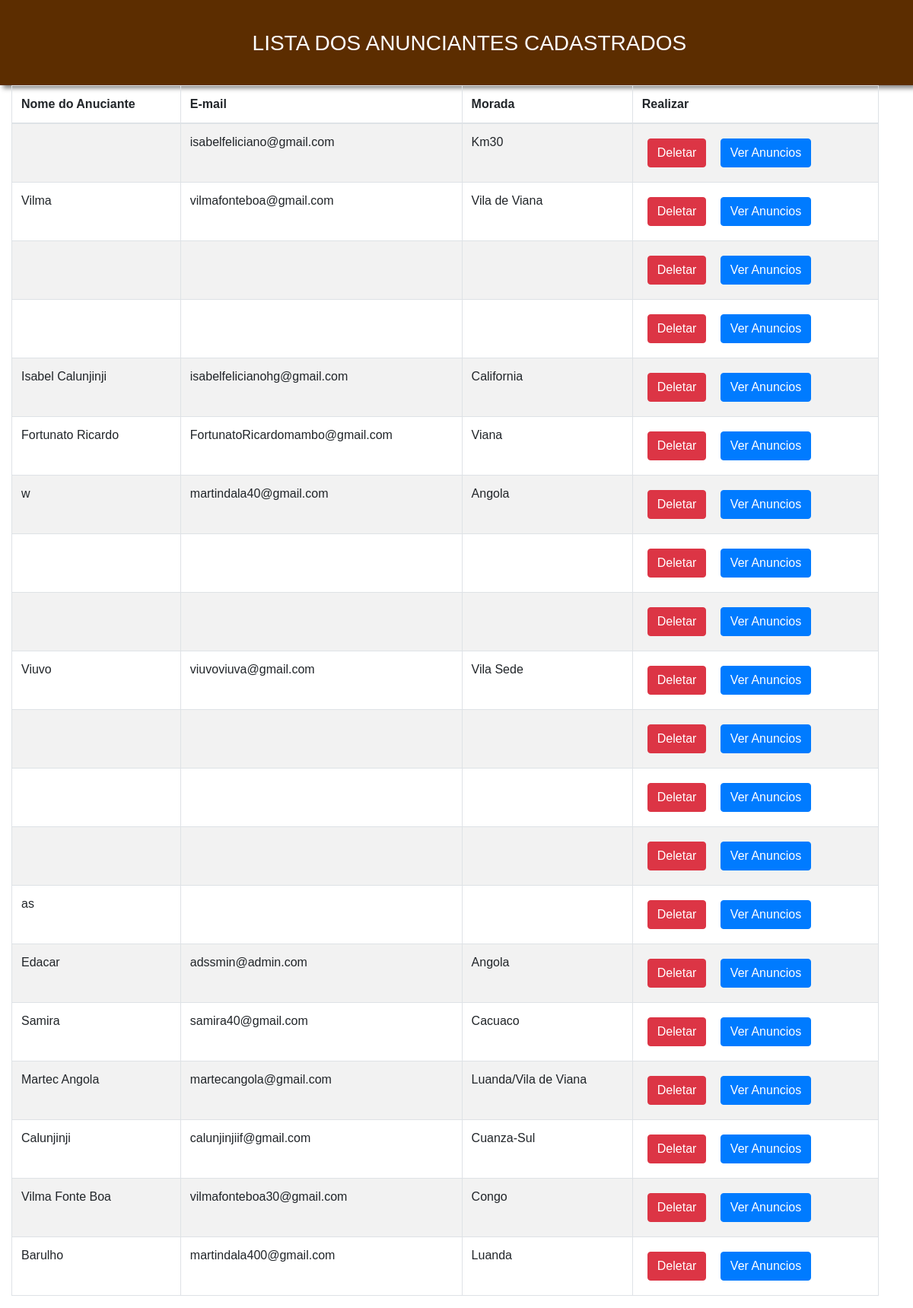
Page /admin/anunciantes.php on the committed database.
### tables this page shows
CREATE TABLE IF NOT EXISTS `entrar` (
  `id` int(11) NOT NULL AUTO_INCREMENT,
  `usuario` varchar(50) DEFAULT NULL,
  `email` varchar(50) DEFAULT NULL,
  `morada` varchar(50) DEFAULT NULL,
  `senha` varchar(50) DEFAULT NULL,
  PRIMARY KEY (`id`)
);

### admin/anunciantes.php (the view, shortened to what this page needs)
<?php
$host = "localhost";
$user = "root";
$password = "";
$database = "anuciar";
$banco = mysqli_connect($host, $user, $password, $database);
?>
<!DOCTYPE html>
<html>
<head>
	<link rel="stylesheet" href="../vendor/css/estilo.css">
    <link rel="stylesheet" href="../vendor/css/font-awesome/css/font-awesome.css">
    <link rel="stylesheet" href="../vendor/css/modal.css">
    <link rel="stylesheet" href="css/bootstrap.css">
<link rel="stylesheet" href="css/bootstrap.min.css">
</head>
<body>
<div class="tela">
<div id="bemvindo" style="background-color: transparent; margin-left: 26%;color: #fff;margin-top: 10px">
		 <h3 style="text-align: center;">LISTA DOS ANUNCIANTES CADASTRADOS </h3>
	</div>
	</div>
<div class="container-fluid">
    <div class="row">
        <div class="col-md-12">
            <table class="table table-bordered table-hover table-striped">
<thead>
  <tr>
   <th>Nome do Anuciante</th>
   <th>E-mail</th>
   <th>Morada</th>
   <th>Realizar</th>
  </tr>
</thead>
<tbody>
<?php
$executar = mysqli_query($banco, "SELECT * FROM entrar");
    while ($rows = mysqli_fetch_assoc($executar)) {
   echo "<tr>";
    echo "<td class='text'>".$rows['usuario']."</td>";
    echo "<td class='text'>".$rows['email']."</td>";
    echo "<td class='text'>".$rows['morada']."</td>";
     echo '<td><a href="deletar_anunciante.php?id='.$rows['id'].'"><button class="btn btn-danger">'
          . 'Deletar</button></a> '.'<a href="anuncios_anunciante.php?usuario='.$rows['usuario'].'"><button class="btn btn-primary">'
          . 'Ver Anuncios</button></a> </td>';
    echo "</tr>";
  }
 ?>
        </div>
    </div>
</div>
</body>
</html>

### rows in the picture
entrar: email "isabelfeliciano@gmail.com", morada "Km30"
entrar: usuario "Vilma", email "vilmafonteboa@gmail.com", morada "Vila de Viana"
entrar: usuario "Isabel Calunjinji", email "isabelfelicianohg@gmail.com", morada "California"
entrar: usuario "Fortunato Ricardo", email "FortunatoRicardomambo@gmail.com", morada "Viana"
entrar: usuario "w", email "martindala40@gmail.com", morada "Angola"
entrar: usuario "Viuvo", email "viuvoviuva@gmail.com", morada "Vila Sede"
entrar: usuario "as"
entrar: usuario "Edacar", email "adssmin@admin.com", morada "Angola"
entrar: usuario "Samira", email "samira40@gmail.com", morada "Cacuaco"
entrar: usuario "Martec Angola", email "martecangola@gmail.com", morada "Luanda/Vila de Viana"
entrar: usuario "Calunjinji", email "calunjinjiif@gmail.com", morada "Cuanza-Sul"
entrar: usuario "Vilma Fonte Boa", email "vilmafonteboa30@gmail.com", morada "Congo"
entrar: usuario "Barulho", email "martindala400@gmail.com", morada "Luanda"
